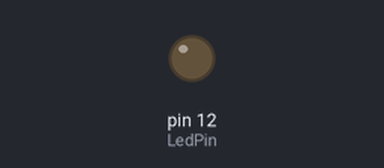
Bench run of a program on a simulated Raspberry Pi (header pin numbers). Parts: output pins drawn as LEDs (lit = HIGH).

Above: at 0.05 s.
At 0.85 s:
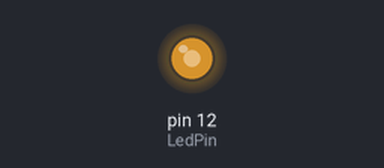
At 1.7 s:
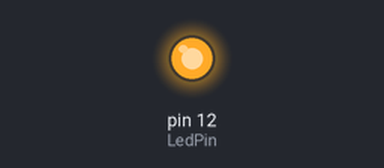
At 3.35 s:
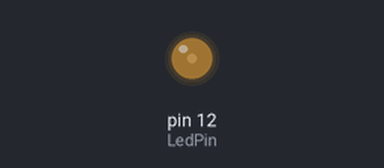
Timing chart, 0 to 6.0 s (numbered marks = the images above):
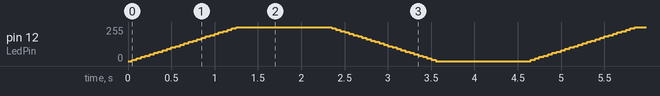

The program:

breathingLEDs.py
```python
import RPi.GPIO as GPIO
import time

LedPin = 12

GPIO.setmode(GPIO.BOARD)
GPIO.setup(LedPin,GPIO.OUT)
GPIO.output(LedPin,GPIO.LOW)

p = GPIO.PWM(LedPin,1000)
p.start(0)

try:
    while True:
        for dc in range(0, 101, 4):
            p.ChangeDutyCycle(dc)
            time.sleep(0.05)
        time.sleep(1)
        for dc in range(100, -1, -4):
            p.ChangeDutyCycle(dc)
            time.sleep(0.05)
        time.sleep(1)
except KeyboardInterrupt:
        p.sop()
        GPIO.output(LedPin, GPIO.HIGH)
        GPIO.cleanup()
```
